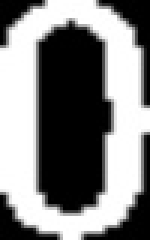
#> input picture templates/0.jpg, 50 x 80 px, found by its file name (shown 3 times larger)
$ python -i CVTest.py   (imports and definitions only)
#> lines starting #> are read from the running program, lines starting #| are printed output that depends on the picture; after the words box and inside, x2 and y2 are one past the last pixel; in counts of white or black regions, pixels touching at a corner belong together
### opencv_part/mycvtool.py
import cv2
import numpy as np


def myshow(window_name,image):
    cv2.imshow(window_name,image)
    cv2.waitKey()

# [22 lines left out: functions perspect_Adjust, stack_image, not called in this run]

### opencv_part/CVTest.py
import cv2
import numpy as np
import math

import mycvtool
import Match


  #中心距搜索算法
def centerDistanceSearch(picTr_contours,old_indice=0,new_indice=0,isfirst=False,islast=False,targets=None):#前面要排序
        if targets == None:
              targets=[]
        #if isfirst:
             # del picTr_contours[old_indice]
        if islast==True:
              targets.append(picTr_contours[new_indice])
              print("targets=",len(targets))
              return targets
        for i in range(new_indice,len(picTr_contours)):
              center1,size1,angle1=cv2.minAreaRect(picTr_contours[i])
              width1=min(size1[0],size1[1])

              for j in range(i+1,len(picTr_contours)):
                  center2,size2,angle2=cv2.minAreaRect(picTr_contours[j])
                  width2=min(size2[0],size2[1])
                  distance=math.sqrt(math.pow((center2[0]-center1[0]),2)+math.pow((center2[1]-center1[1]),2))
                  if len(targets)==5:
                        return targets
                  else:
                    if distance<=0.75*(width1+width2) and distance>=0.25*(width1+width2):
                            targets.append(picTr_contours[i])
                            print(distance)
                            if len(targets)==4:
                                centerDistanceSearch(picTr_contours,old_indice=i,new_indice=j,isfirst=True,islast=True,targets=targets)

                            else:
                                print("found")
                                centerDistanceSearch(picTr_contours,old_indice=i,new_indice=j,isfirst=True,islast=False,targets=targets)


def Test(picPath):
        #读取模板
#> called with picPath = '../templates/0.jpg'
    templates=[]
    for index in range(10):
        path="./templates/"+str(index)+".jpg"
        templates.append(cv2.imread(path,-1))

        #读取
    picT=cv2.imread(picPath)#('',0)读取为单通道灰度图
#> picT is the input picture: shape (80, 50, 3); min 0, max 255, mean 129.5

        #滤波
    pictrb=cv2.GaussianBlur(picT,(5,5),0)
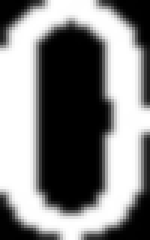
#> pictrb: shape (80, 50, 3) (shown 3 times larger); min 0, max 255, mean 129.8

        #转为单通道灰度图
    picTr=cv2.cvtColor(pictrb,cv2.COLOR_BGR2GRAY)

        #二值化
    #retval,picTr=cv2.threshold(picTr,26,255,cv2.THRESH_BINARY_INV)#返回  阈值retval，处理后的图 picTr
    picTr=cv2.adaptiveThreshold(picTr,255,cv2.ADAPTIVE_THRESH_GAUSSIAN_C,cv2.THRESH_BINARY_INV,15,5)
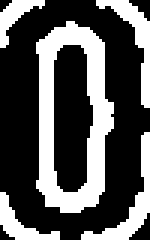
#> picTr: shape (80, 50) (shown 3 times larger); 33.8% white; 5 white regions, box (x1, y1, x2, y2) and area: (12, 7, 38, 71) 799, (27, 44, 50, 80) 184, (32, 0, 50, 36) 168, (0, 64, 20, 80) 110, (0, 0, 15, 16) 90
    cv2.imshow("223",picTr)

        #形态学处理，膨胀数字
    kernel = np.ones((3,3),np.uint8)
    erosion_1 = cv2.erode(picTr,kernel,iterations = 1)
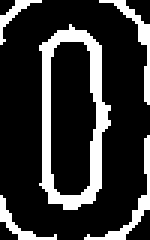
#> erosion_1: shape (80, 50) (shown 3 times larger); 20.1% white; 5 white regions, box (x1, y1, x2, y2) and area: (13, 8, 37, 70) 491, (28, 45, 50, 80) 105, (33, 0, 50, 35) 96, (0, 65, 19, 80) 62, (0, 0, 14, 15) 48
    cv2.imshow("224",erosion_1)
    k=np.ones((9,9),np.uint8)
    pictrb1=cv2.dilate(erosion_1,k,iterations=1)
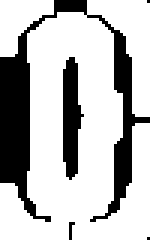
#> pictrb1: shape (80, 50) (shown 3 times larger); 73.5% white; 5 black regions (3 under 20 px), largest, box (x1, y1, x2, y2) and area: (0, 0, 50, 74) 856, (21, 19, 28, 60) 197

        #pictrb1=cv2.medianBlur(picTr,5)
    #cv2.imshow("22",pictrb1)
    #cv2.waitKey()

        #轮廓查找
    picTr_contours,hierarchy=cv2.findContours(pictrb1,cv2.RETR_EXTERNAL,cv2.CHAIN_APPROX_SIMPLE)#返回 轮廓contour,层级,contour是list，不是ndarray

        #绘制轮廓
    picT_drawcoutours=picT.copy()
    cv2.drawContours(picT_drawcoutours,picTr_contours,-1,(0,255,0),2)
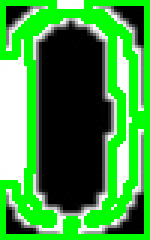
#> picT_drawcoutours: shape (80, 50, 3) (shown 3 times larger); mean B, G, R 62.1, 150.9, 62.1
    mycvtool.myshow("dsds",picT_drawcoutours)

    h,w,channel=picT.shape#先h，后w,.shape先行后列
#> h = 80; w = 50; channel = 3
        #绘制最小外接矩形
    class Pattern:               #定义一个图片类
        def __init__(self,contour,ratio,flag):
            self.contour=contour
            self.ratio=ratio
            self.isNumber= flag
            self.rect=cv2.minAreaRect(self.contour)
            self.rectbox=np.uint0(cv2.boxPoints(self.rect))
            self.x,self.y,self.w,self.h=cv2.boundingRect(self.contour)


    #\按长宽比筛选数字
    patterns=[]

    for i in range(len(picTr_contours)):
        flag=False
        rect=cv2.minAreaRect(picTr_contours[i])                     #最小外接矩形
        center,size,angle=rect
        #print(center)
        width,height=size

        print(size,width/height,height/width,width*height)


        if width*height<=1500 or width*height>=4000:
              continue
        else:
            if(height>width):           #统一长宽比
                        ratio=height/width
            else:
                        ratio=width/height
                #print(height,width,ratio)
            if((ratio>=1.3)and(ratio<=2.5)):

                        patterns.append(Pattern(picTr_contours[i],ratio,True))
            elif((ratio>=2.3)and(ratio<=2.7)):

                        patterns.append(Pattern(picTr_contours[i],ratio,True))


    print("1筛",len(patterns))
    patcontour=[]
    for i in range(len(patterns)):

          patcontour.append(patterns[i].contour)
    contours_sorted = sorted(patcontour, key=lambda c: cv2.minAreaRect(c)[0][0])
    for i in range(len(contours_sorted)):
          print(cv2.minAreaRect(contours_sorted[i])[0])
    targetlist=[]
    centerDistanceSearch(contours_sorted,targets=targetlist)
    print(len(targetlist))

    target=[]
    for i in range(len(targetlist)):
          target.append(Pattern(targetlist[i],1.5,True))


    """
    for i in range(len(patterns)-4):
                if all(patterns[i+j].isNumber==True for j in range(5)):
                    target=patterns[i:i+5] """

    print("len",len(target))
    if(len(target)!=5):
        print(len(target))
        print("对不起，未识别到有效品牌号码")
        exit()
#> (the program exits here)
